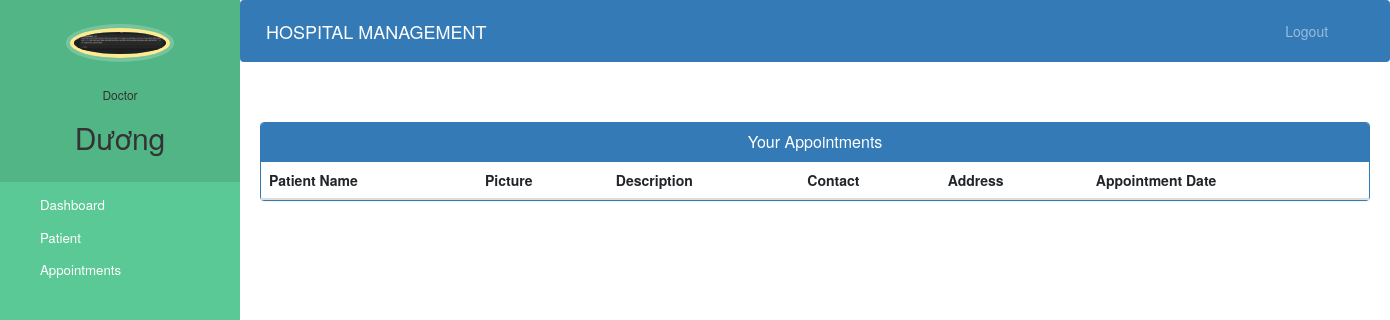
Before: /doctor-view-appointment (signed in) with the older database file.
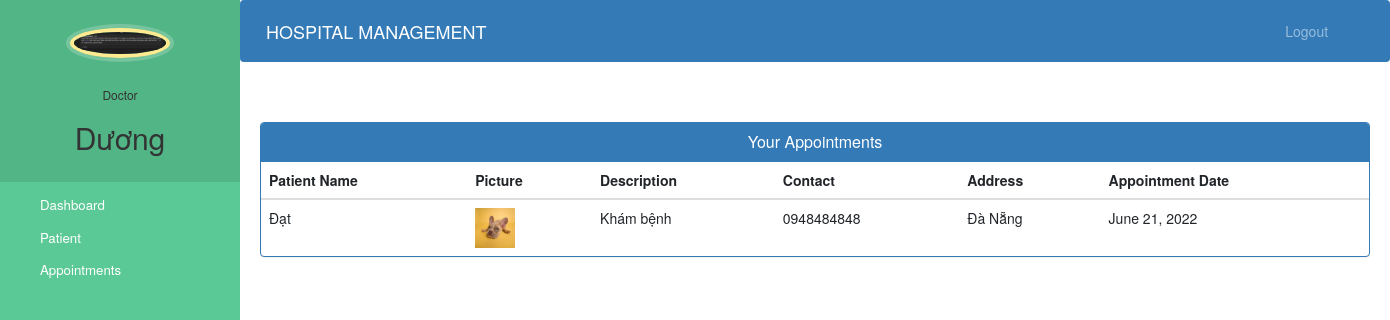
After: the same page with the newer database file.
### hospital/models.py (models this page shows, shortened)
class Appointment(models.Model):
    patientId=models.PositiveIntegerField(null=True)
    doctorId=models.PositiveIntegerField(null=True)
    patientName=models.CharField(max_length=40,null=True)
    doctorName=models.CharField(max_length=40,null=True)
    appointmentDate=models.DateField(auto_now=True)
    description=models.TextField(max_length=500)
    status=models.BooleanField(default=False)

class Patient(models.Model):
    user=models.OneToOneField(User,on_delete=models.CASCADE)
    profile_pic= models.ImageField(upload_to='profile_pic/PatientProfilePic/',null=True,blank=True)
    address = models.CharField(max_length=40)
    mobile = models.CharField(max_length=20,null=False)
    symptoms = models.CharField(max_length=100,null=False)
    assignedDoctorId = models.PositiveIntegerField(null=True)
    admitDate=models.DateField(auto_now=True)
    status=models.BooleanField(default=False)

### hospital/views.py (the view)
# urls.py: path('doctor-view-appointment', views.doctor_view_appointment_view,
@login_required(login_url='doctorlogin')
@user_passes_test(is_doctor)
def doctor_view_appointment_view(request):
    doctor=models.Doctor.objects.get(user_id=request.user.id) #for profile picture of doctor in sidebar
    appointments=models.Appointment.objects.all().filter(status=True,doctorId=request.user.id)
    patientid=[]
    for a in appointments:
        patientid.append(a.patientId)
    patients=models.Patient.objects.all().filter(status=True,user_id__in=patientid)
    appointments=zip(appointments,patients)
    return render(request,'hospital/doctor_view_appointment.html',{'appointments':appointments,'doctor':doctor})

### hospital/views.py (called while the page is built)
def is_doctor(user):
    return user.groups.filter(name='DOCTOR').exists()

### templates/hospital/doctor_view_appointment.html (shortened to what this page needs)
{% extends 'hospital/doctor_base.html' %}
{% block content %}
{%load static%}
<head>
  <link href="//netdna.bootstrapcdn.com/bootstrap/3.0.0/css/bootstrap.min.css" rel="stylesheet" id="bootstrap-css">
</head>
<div class="container">
  <div class="panel panel-primary">
    <div class="panel-heading">
      <h6 class="panel-title">Your Appointments</h6>
    </div>
    <table class="table table-hover" id="dev-table">
      <thead>
        <tr>
          <th>Patient Name</th>
          <th>Picture</th>
          <th>Description</th>
          <th>Contact</th>
          <th>Address</th>
          <th>Appointment Date</th>
        </tr>
      </thead>
      {% for a,p in appointments %}
      <tr>
        <td>{{a.patientName}}</td>
        <td> <img src="{% static p.profile_pic.url %}" alt="Profile Pic" height="40px" width="40px" /></td>
        <td>{{a.description}}</td>
        <td>{{p.mobile}}</td>
        <td>{{p.address}}</td>
        <td>{{a.appointmentDate}}</td>
      </tr>
      {% endfor %}
    </table>
  </div>
</div>
{% endblock content %}

Changed rows visible on the page:
added Appointment: patientName "Đạt", profile_pic (picture), description "Khám bệnh", mobile "0948484848", address "Đà Nẵng", appointmentDate "June 21, 2022"
